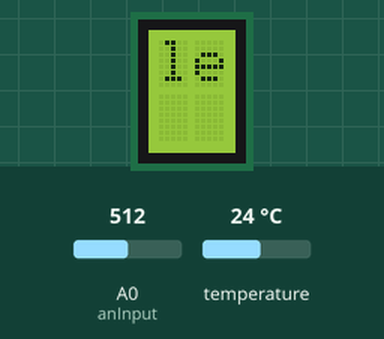
Recording of a sketch running on a simulated Arduino Uno, built with avr-gcc and run on an emulated ATmega328P. Parts: 2×2 character LCD. The inputs (shaded band) are chosen by the test bench; at power-on: A0 (anInput) = 512, temperature 24 °C. What the sketch prints to the serial monitor is not drawn.

Above: at 0.1 s.
At 2.1 s:
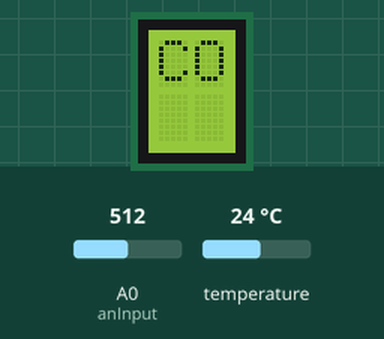
At 2.9 s:
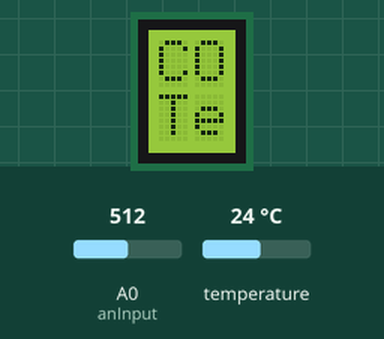

Measured:
- what the display in image 1 shows lasts 0.8 s, from 2.1 s to 2.9 s

The sketch:

co2_calibrated_temp.ino
```cpp
/* Modified code by ScottyD www.youtube.com/channel/UCLx3Gi9s_5uvVwURRIsWXKg
 *
 * Carbon Dioxide Parts Per Million Meter
 * CO2PPM

 * Original code by www.youtube.com/c/learnelectronics
/*
 * Atmospheric CO2 Level..............400ppm
 * Average indoor co2.............350-450ppm
 * Maxiumum acceptable co2...........1000ppm
 * Dangerous co2 levels.............>2000ppm
 */
#include <LiquidCrystal.h>
const int rs = 12, en = 11, d4 = 5, d5 = 4, d6 = 3, d7 = 2;
LiquidCrystal lcd(rs, en, d4, d5, d6, d7);
#define anInput     A0                        //analog feed from MQ135
#define co2Zero     -307                        //calibrated CO2 0 level - outside the reading was ~105 when this is set to zero, this is value required to bring it to the average for my area on the date tested, which was 412 ppm
#include <OneWire.h>
#include <DallasTemperature.h>
#include <OneWire.h>
#include <DallasTemperature.h>
/********************************************************************/
// Data wire is plugged into pin 7 on the Arduino
#define ONE_WIRE_BUS 9
/********************************************************************/
// Setup a oneWire instance to communicate with any OneWire devices
// (not just Maxim/Dallas temperature ICs)
OneWire oneWire(ONE_WIRE_BUS);
/********************************************************************/
// Pass our oneWire reference to Dallas Temperature.
DallasTemperature sensors(&oneWire);

void setup()
{
  pinMode(anInput,INPUT);                     //MQ135 analog feed set for input
  Serial.begin(9600);
  sensors.begin();                            //this is required to begin taking data from the temp sensor

  lcd.begin(2, 2);
  lcd.print("let's brew!");


}

void loop()
{
  ////this code is all for co2 measuring/////
  int co2now[10];                               //int array for co2 readings
  int co2raw = 0;                               //int for raw value of co2
  int co2ppm = 0;                               //int for calculated ppm
  int zzz = 0;                                  //int for averaging


  for (int x = 0;x<10;x++)  //samplpe co2 10x over 2 seconds
  {
    co2now[x]=analogRead(A0);
    delay(200);
  }

  for (int x = 0;x<10;x++)  //add samples together
  {
    zzz=zzz + co2now[x];
  }

  co2raw = zzz/10;                            //divide samples by 10
  co2ppm = co2raw - co2Zero;                 //get calculated ppm

  Serial.print("CO2 ppm =");
  Serial.print(co2ppm);  // prints the value read
  Serial.println(" PPM");
  lcd.setCursor(0, 0);
  lcd.print("CO2:  ");
  lcd.print(co2ppm);
  lcd.print(" PPM");


////now temp sensing////


  // request to all devices on the bus
/********************************************************************/
 Serial.print(" Requesting temperatures...");
 sensors.requestTemperatures(); // Send the command to get temperature readings
 Serial.println("DONE");
/********************************************************************/
 Serial.print("Temperature is: ");
 Serial.print(sensors.getTempCByIndex(0)); // Why "byIndex"?
   // You can have more than one DS18B20 on the same bus.
   // 0 refers to the first IC on the wire
lcd.setCursor(0, 1);
lcd.print("Temp: ");
lcd.print(sensors.getTempCByIndex(0));
lcd.print(" C");

  delay(1000);


}
```
